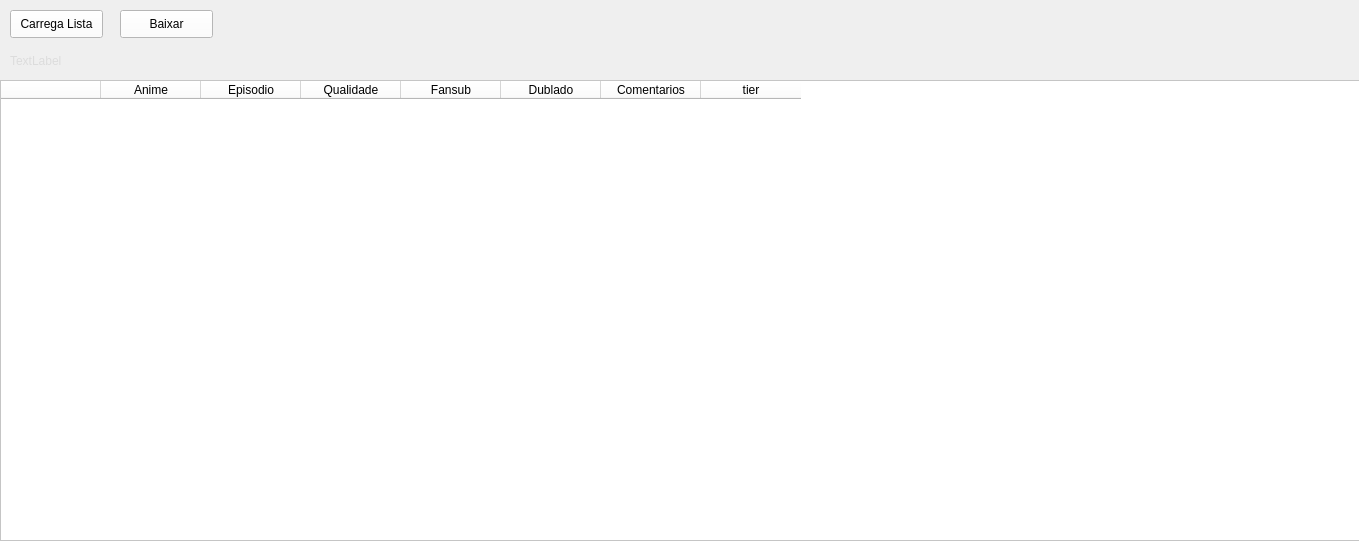
<?xml version="1.0" encoding="UTF-8"?>
<ui version="4.0">
 <class>torrent1366768</class>
 <widget class="QWidget" name="torrent1366768">
  <property name="geometry">
   <rect>
    <x>0</x>
    <y>0</y>
    <width>1359</width>
    <height>541</height>
   </rect>
  </property>
  <property name="windowTitle">
   <string>Form</string>
  </property>
  <widget class="QPushButton" name="Download">
   <property name="geometry">
    <rect>
     <x>120</x>
     <y>10</y>
     <width>93</width>
     <height>28</height>
    </rect>
   </property>
   <property name="styleSheet">
    <string notr="true">background: white;</string>
   </property>
   <property name="text">
    <string>Baixar</string>
   </property>
  </widget>
  <widget class="QPushButton" name="XML">
   <property name="geometry">
    <rect>
     <x>10</x>
     <y>10</y>
     <width>93</width>
     <height>28</height>
    </rect>
   </property>
   <property name="styleSheet">
    <string notr="true">background: white;</string>
   </property>
   <property name="text">
    <string>Carrega Lista</string>
   </property>
  </widget>
  <widget class="QLabel" name="label">
   <property name="geometry">
    <rect>
     <x>10</x>
     <y>40</y>
     <width>151</width>
     <height>41</height>
    </rect>
   </property>
   <property name="styleSheet">
    <string notr="true">background: transparent;
font: 75 10pt &quot;MS Shell Dlg 2&quot;;
color: rgb(220, 220, 220);
</string>
   </property>
   <property name="text">
    <string>TextLabel</string>
   </property>
  </widget>
  <widget class="QTableWidget" name="ListaTorrents">
   <property name="geometry">
    <rect>
     <x>0</x>
     <y>80</y>
     <width>1361</width>
     <height>461</height>
    </rect>
   </property>
   <property name="styleSheet">
    <string notr="true">background: white;
</string>
   </property>
   <column>
    <property name="text">
     <string/>
    </property>
   </column>
   <column>
    <property name="text">
     <string>Anime</string>
    </property>
   </column>
   <column>
    <property name="text">
     <string>Episodio</string>
    </property>
   </column>
   <column>
    <property name="text">
     <string>Qualidade</string>
    </property>
   </column>
   <column>
    <property name="text">
     <string>Fansub</string>
    </property>
   </column>
   <column>
    <property name="text">
     <string>Dublado</string>
    </property>
   </column>
   <column>
    <property name="text">
     <string>Comentarios</string>
    </property>
   </column>
   <column>
    <property name="text">
     <string>tier</string>
    </property>
   </column>
  </widget>
 </widget>
 <resources/>
 <connections/>
</ui>
